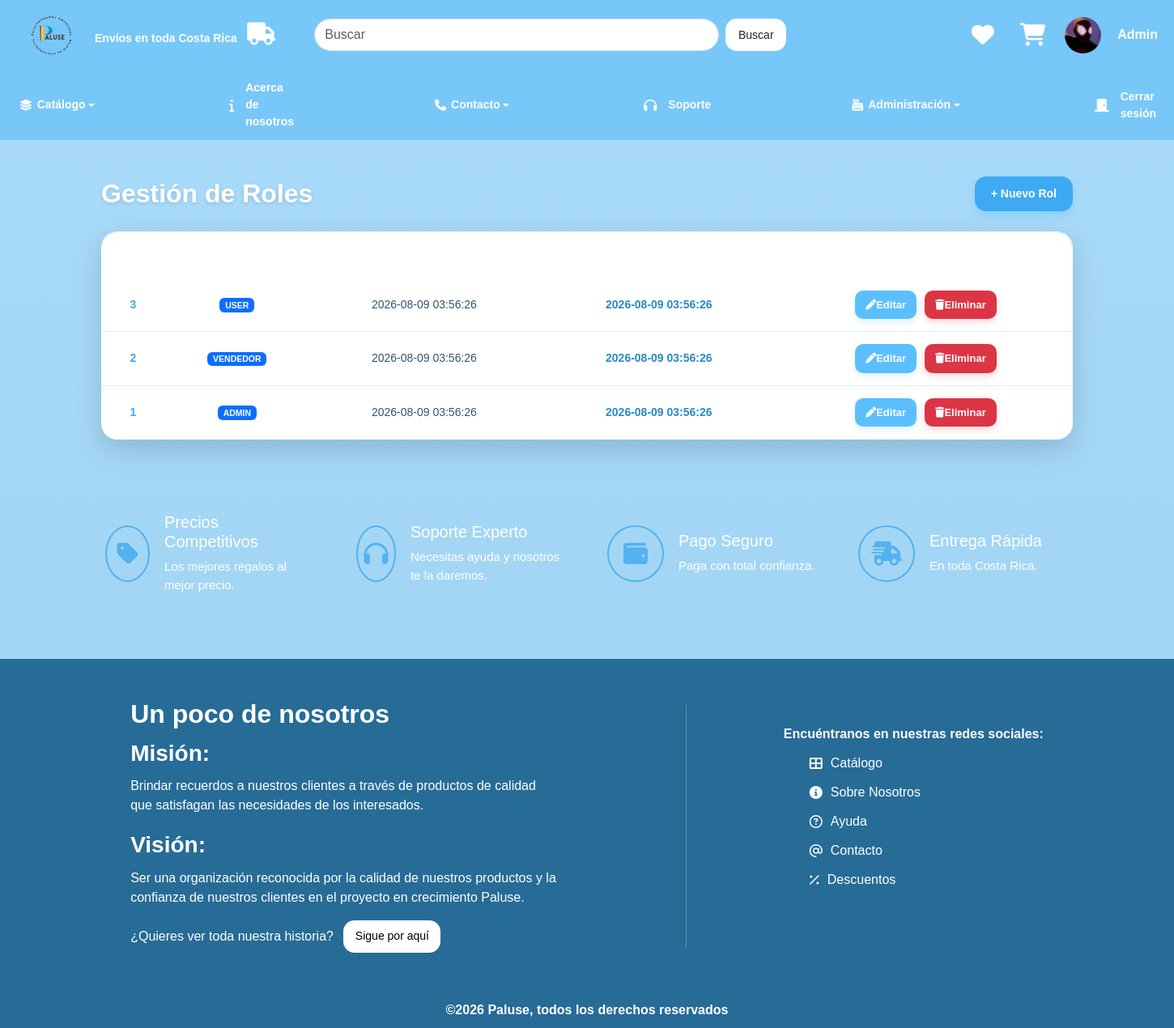
/rol/index (signed in), run on the app's committed database.
### tables this page shows
CREATE TABLE rol (
  id_rol INT NOT NULL AUTO_INCREMENT,
  rol VARCHAR(20) UNIQUE,
  fecha_creacion TIMESTAMP DEFAULT CURRENT_TIMESTAMP,
  fecha_modificacion TIMESTAMP DEFAULT CURRENT_TIMESTAMP ON UPDATE CURRENT_TIMESTAMP,
  PRIMARY KEY (id_rol)
);

### app/controllers/RolController.php (called while the page is built, shortened)
<?php
class RolController extends Controller {
    private $rolModel;
    public function __construct() {
        $this->rolModel = $this->model('Rol');
    }
    public function index() {
        $roles = $this->rolModel->getAll();
        $this->view('rol/index', [
            'roles' => $roles,
            'css' => ['usuarioStyles.css']
        ]);
    }
}

### app/core/App.php (called while the page is built, shortened)
<?php
class App {
    protected $method = 'index';
    public function __construct() {
        $url = $this->parseUrl();
        if (isset($url[0]) && file_exists('../app/controllers/' . ucfirst($url[0]) . 'Controller.php')) {
            unset($url[0]);
        }
        $this->controller = new $this->controller;
        if (isset($url[1])) {
            if (method_exists($this->controller, $url[1])) {
                $this->method = $url[1];
                unset($url[1]);
            }
        }
        $this->params = $url ? array_values($url) : [];
        call_user_func_array([$this->controller, $this->method], $this->params);
    }
    public function parseUrl() {
        if (isset($_GET['url'])) {
            return explode('/', filter_var(rtrim($_GET['url'], '/'), FILTER_SANITIZE_URL));
        }
        return [];
    }
}

### public/index.php (called while the page is built, shortened)
<?php
require_once '../app/core/App.php';
$app = new App();

### app/models/Rol.php (called while the page is built, shortened)
<?php
require_once '../app/config/Database.php';
class Rol {
    private $db;
    public function __construct() {
        $this->db = Database::getInstance()->getConnection();
    }
    public function getAll() {
        $query = "SELECT * FROM rol ORDER BY id_rol DESC";
        $result = $this->db->query($query);
        $roles = [];
        if ($result && $result->num_rows > 0) {
            while ($row = $result->fetch_assoc()) {
                $roles[] = $row;
            }
        }
        return $roles;
    }
}

### app/config/Database.php (called while the page is built, shortened)
<?php
class Database {
    private static $instance = null;
    private $conn;
    private function __construct() {
        try {
            $this->conn = new mysqli(DB_HOST, DB_USER, DB_PASS, DB_NAME);
            $this->conn->set_charset("utf8");
        } catch (mysqli_sql_exception $e) {
            die("Error de conexión a la base de datos. Por favor, verifica que MySQL esté encendido y la base de datos '" . DB_NAME . "' exista. Detalle: " . $e->getMessage());
        }
    }
    public static function getInstance() {
        if (!self::$instance) {
            self::$instance = new Database();
        }
        return self::$instance;
    }
    public function getConnection() {
        return $this->conn;
    }
}

### app/views/rol/index.php (the view, shortened to what this page needs)
<?php require_once '../app/views/layouts/head.php'; ?>
<?php require_once '../app/views/layouts/headIndexUser.php'; ?>
<?php require_once '../app/views/layouts/header.php'; ?>
<div class="page-header">
    <h2>Gestión de Roles</h2>
    <a href="<?= BASE_URL ?>/rol/create" class="btn btn-primary">
        + Nuevo Rol
    </a>
</div>
<div class="glass-card mt-4">
    <table class="table">
        <thead>
            <tr>
                <th>ID</th>
                <th>Rol</th>
                <th>Fecha Creación</th>
                <th>Fecha Modificación</th>
                <th>Acciones</th>
            </tr>
        </thead>
        <tbody>
            <?php if(empty($data['roles'])): ?>
                <tr>
                    <td colspan="5" class="text-center">No hay roles registrados.</td>
                </tr>
            <?php else: ?>
                <?php foreach($data['roles'] as $rol): ?>
                    <tr>
                        <td><?= $rol['id_rol'] ?></td>
                        <td>
                            <span class="badge bg-primary">
                                <?= htmlspecialchars($rol['rol']) ?>
                            </span>
                        </td>
                        <td><?= $rol['fecha_creacion'] ?></td>
                        <td><?= $rol['fecha_modificacion'] ?></td>
                        <td class="actions">
                            <a href="<?= BASE_URL ?>/rol/edit/<?= $rol['id_rol'] ?>"
                               class="btn btn-sm btn-info">
                                <i class="fa-solid fa-pen"></i> Editar
                            </a>
                            <a href="<?= BASE_URL ?>/rol/delete/<?= $rol['id_rol'] ?>"
                               class="btn btn-sm btn-danger"
                               onclick="return confirm('¿Seguro que deseas eliminar este rol?');">
                                <i class="fa-solid fa-trash"></i> Eliminar
                            </a>
                        </td>
                    </tr>
                <?php endforeach; ?>
            <?php endif; ?>
        </tbody>
    </table>
</div>
<?php require_once '../app/views/layouts/footer.php'; ?>

### public/css/general.css (style rules this page uses)
* { margin:0; padding:0; box-sizing:border-box; }
body { background:linear-gradient(180deg,#aadcfa,#9dd1f1); font-family:Arial, Helvetica, sans-serif; }

### public/css/usuarioStyles.css (style rules this page uses)
.page-header { width: 90%; max-width: 1200px; margin: 45px auto 25px; display: flex; justify-content: space-between; align-items: center; gap: 20px; }
.page-header h2 { margin: 0; color: #ffffff; font-size: 32px; font-weight: bold; text-shadow: 0 2px 5px rgba(0, 0, 0, 0.12); }
.page-header .btn-primary { display: inline-flex; align-items: center; justify-content: center; background: #3daaf3; color: #ffffff; border: none; border-radius: 14px; padding: 11px 20px; font-size: 14px; font-weight: bold; text-decoration: none; box-shadow: 0 5px 12px rgba(61, 170, 243, 0.25); transition: background-color 0.3s, color 0.3s, transform 0.3s, box-shadow 0.3s; }
.glass-card { width: 90%; max-width: 1200px; margin: 0 auto 50px; background: rgba(255, 255, 255, 0.94); border-radius: 20px; overflow: hidden; box-shadow: 0 12px 35px rgba(0, 0, 0, 0.15); border: 1px solid rgba(255, 255, 255, 0.7); }
.glass-card .table { width: 100%; margin: 0; border-collapse: separate; border-spacing: 0; }
.glass-card .table thead { background: #3daaf3; color: #ffffff; }
.glass-card .table thead th { padding: 17px 14px; color: #ffffff; font-size: 15px; font-weight: bold; text-align: center; vertical-align: middle; border: none; white-space: nowrap; }
.glass-card .table tbody td { padding: 15px 14px; color: #31566d; font-size: 14px; text-align: center; vertical-align: middle; border-bottom: 1px solid #e1eef5; }
.glass-card .table tbody tr { background: #ffffff; transition: background-color 0.25s, transform 0.25s; }
.glass-card .table tbody tr:nth-child(even) { background: #f7fcff; }
.glass-card .table tbody tr:last-child td { border-bottom: none; }
.glass-card .table tbody td:first-child { color: #3daaf3; font-weight: bold; }
.glass-card .table tbody td:nth-child(4) { color: #298ac5; font-weight: bold; }
.glass-card .table tbody td:nth-child(5) { color: #52758a; }
.actions { display: flex; justify-content: center; align-items: center; gap: 10px; white-space: nowrap; }
.actions .btn { display: inline-flex; align-items: center; justify-content: center; min-width: 75px; padding: 8px 13px; border: none; border-radius: 10px; font-size: 13px; font-weight: bold; text-decoration: none; transition: background-color 0.3s, color 0.3s, transform 0.3s, box-shadow 0.3s; }
.actions .btn-info { background: #5cbffd; color: #ffffff; box-shadow: 0 4px 8px rgba(92, 191, 253, 0.2); }
.actions .btn-danger { background: #dc3545; color: #ffffff; box-shadow: 0 4px 8px rgba(220, 53, 69, 0.2); }

### data on the page
rol: id_rol "3", rol "USER", fecha_creacion "2026-08-09 03:56:26", fecha_modificacion "2026-08-09 03:56:26"
rol: id_rol "2", rol "VENDEDOR", fecha_creacion "2026-08-09 03:56:26", fecha_modificacion "2026-08-09 03:56:26"
rol: id_rol "1", rol "ADMIN", fecha_creacion "2026-08-09 03:56:26", fecha_modificacion "2026-08-09 03:56:26"

### other printed values
$_SESSION['nombre'] "Admin"
